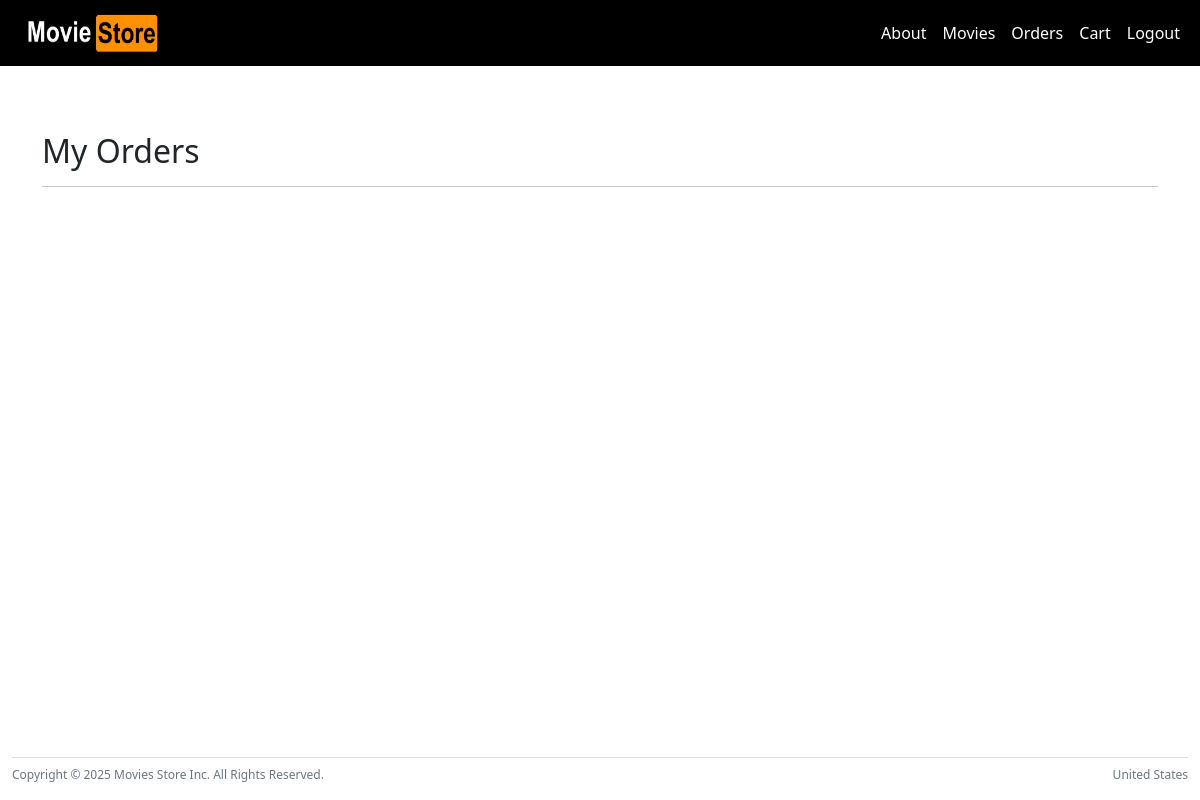
The page /accounts/orders/ (signed in) on the database as committed earlier.
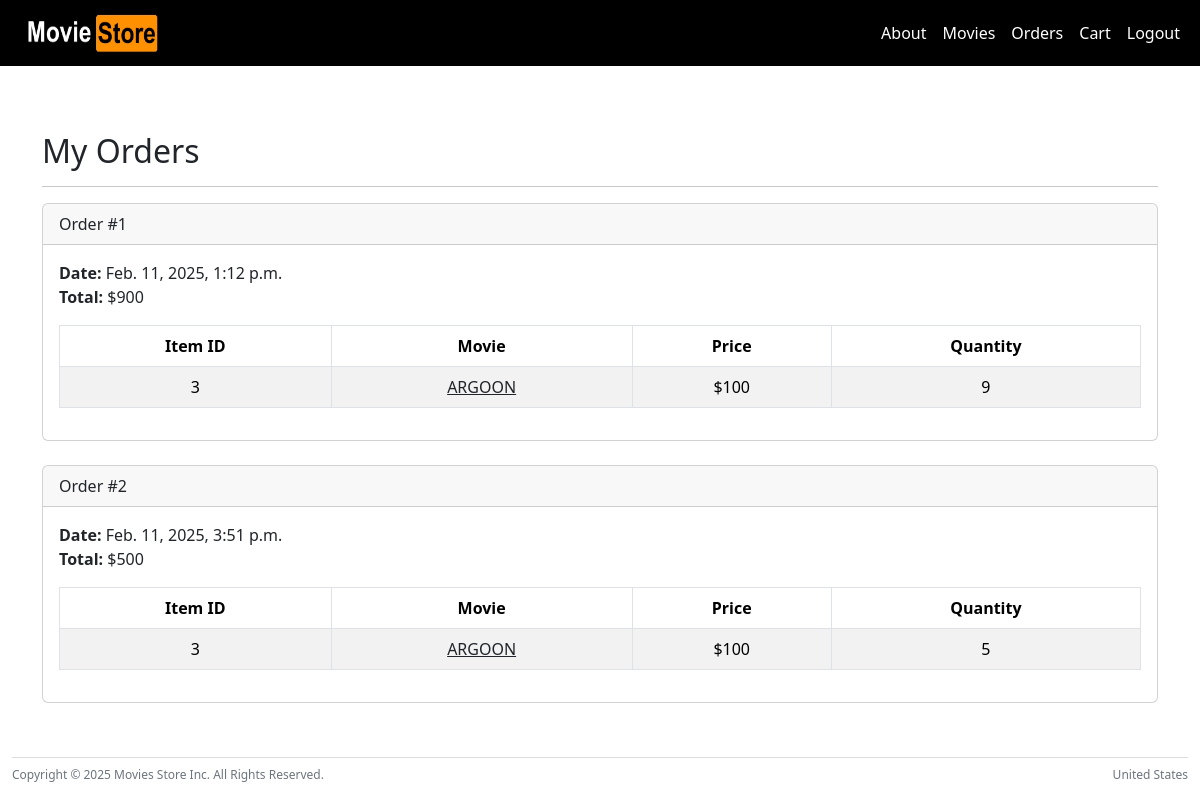
The same page on the database as committed later.
### cart/models.py (models this page shows, shortened)
class Order(models.Model):
    id = models.AutoField(primary_key=True)
    total = models.IntegerField()
    date = models.DateTimeField(auto_now_add=True)
    user = models.ForeignKey(User, on_delete=models.CASCADE)

class Item(models.Model):
    id = models.AutoField(primary_key=True)
    price = models.IntegerField()
    quantity = models.IntegerField()
    order = models.ForeignKey(Order, on_delete=models.CASCADE)
    movie = models.ForeignKey(Movie, on_delete=models.CASCADE)

### movies/models.py (models this page shows, shortened)
class Movie (models.Model):
    id = models.AutoField(primary_key=True)
    name = models.CharField(max_length=100, blank=True, null=True)
    price = models.IntegerField(blank=True, null=True)
    description = models.TextField(blank=True, null=True)
    image = models.ImageField(upload_to='movie_images/',  blank=True, null=True)

### accounts/views.py (the view)
# urls.py: path('orders/', views.orders, name='orders'),
@login_required
def orders(request):
    template_data = {}
    template_data['title'] = 'Orders'
    template_data['orders'] = request.user.order_set.all()
    return render(request, 'accounts/orders.html',
        {'template_data': template_data})

### accounts/templates/accounts/orders.html
{% extends 'base.html' %}
{% block content %}
{% load static %}
<div class="p-3">
  <div class="container" style="padding-top: 100px;">
    <div class="row mt-3">
      <div class="col mx-auto mb-3">
        <h2>My Orders</h2>
        <hr />
        {% for order in template_data.orders %}
        <div class="card mb-4">
          <div class="card-header">
            Order #{{ order.id }}
          </div>
          <div class="card-body">
            <b>Date:</b> {{ order.date }}<br />
            <b>Total:</b> ${{ order.total }}<br />
            <table class="table table-bordered
              table-striped text-center mt-3">
              <thead>
                <tr>
                  <th scope="col">Item ID</th>
                  <th scope="col">Movie</th>
                  <th scope="col">Price</th>
                  <th scope="col">Quantity</th>
                </tr>
              </thead>
              <tbody>
                {% for item in order.item_set.all %}
                <tr>
                  <td>{{ item.movie.id }}</td>
                  <td>
                    <a class="link-dark"
                      href="{% url 'movies.show'
                      id=item.movie.id %}">
                      {{ item.movie.name }}
                    </a>
                  </td>
                  <td>${{ item.movie.price }}</td>
                  <td>{{ item.quantity }}</td>
                </tr>
                {% endfor %}
              </tbody>
            </table>
          </div>
        </div>
        {% endfor %}
      </div>
    </div>
  </div>
</div>
{% endblock content %}

Rows that differ between the two databases and show on the page:
added Order: id "1", date "Feb. 11, 2025, 1:12 p.m.", total "900"
added Item: movie.id "3", movie.name "ARGOON", movie.price "100", quantity "9", shown under "1"
added Order: id "2", date "Feb. 11, 2025, 3:51 p.m.", total "500"
added Item: movie.id "3", movie.name "ARGOON", movie.price "100", quantity "5", shown under "2"
